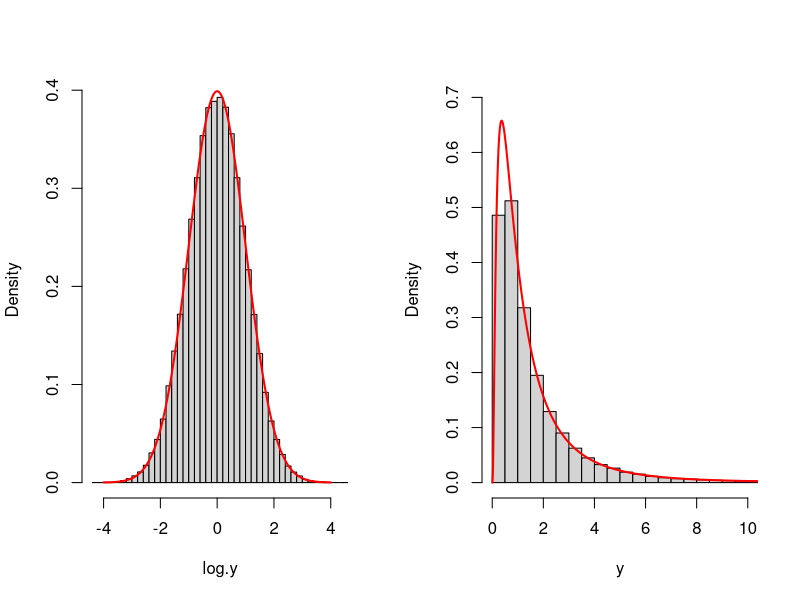
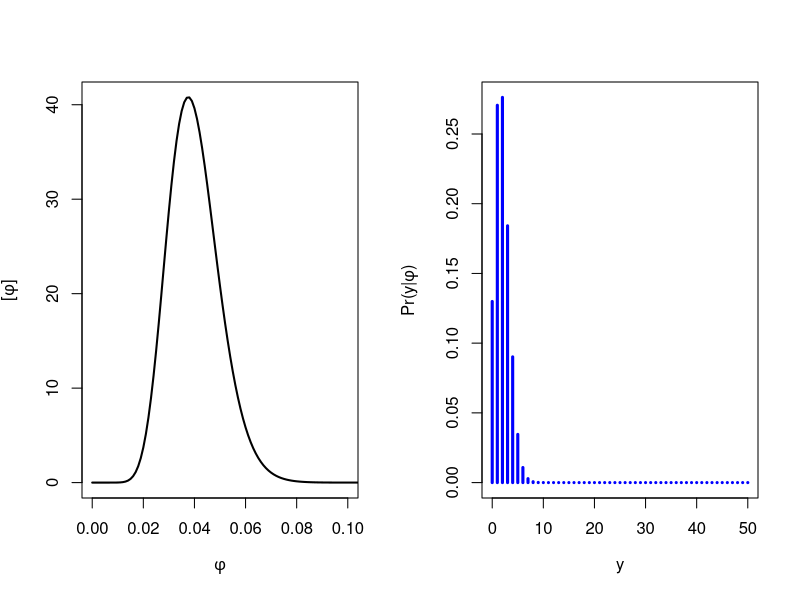
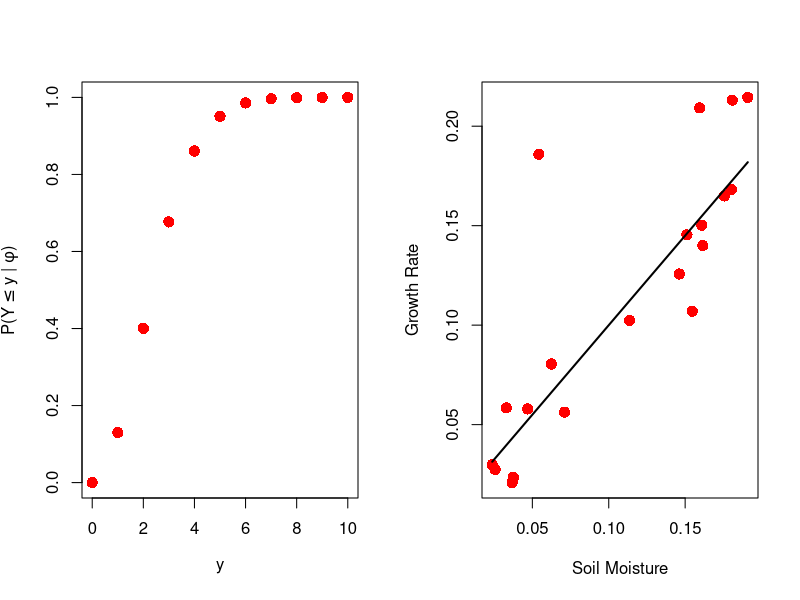
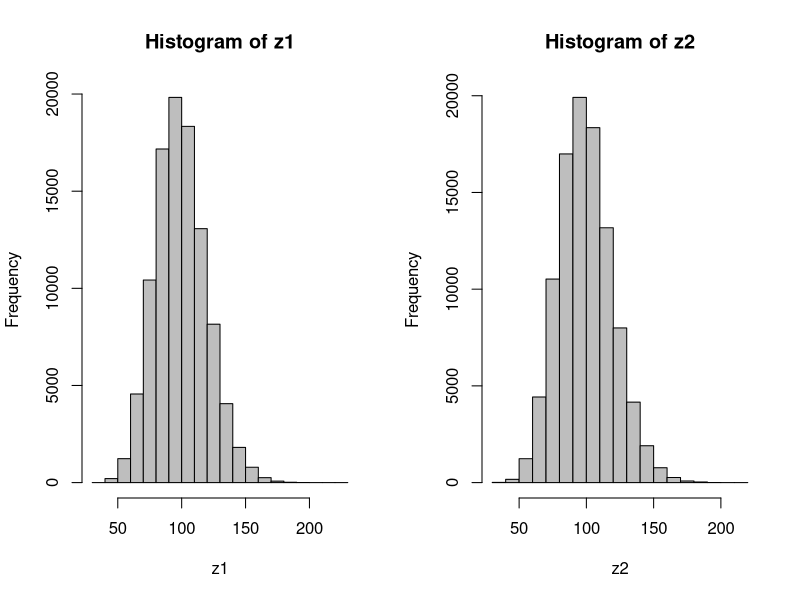

These figures' R source, in order:
## ---- chunk 1

library(knitr)

knitr::opts_chunk$set(cache = FALSE)

set.seed(10)

## ---- chunk 2
par(mfrow = c(1, 2))

mean.var <- 0
sd.var <- 1
n <- 100000
log.y <- rnorm(n, mean = mean.var, sd = sd.var)
hist(log.y, breaks = 50, prob = TRUE, main = "") 

x  <- seq(-4, 4, .01)
z <- dnorm(x, mean = mean.var, sd = sd.var)
lines(x, z, col = "red", lwd = 2)
y <- rlnorm(n, meanlog = mean.var, sdlog = sd.var)
hist(y, ylim = c(0, .7), breaks = 250, prob = TRUE, xlim = c(0, 10), main = "") 
x <- seq(0, 50, .01)
z <- dlnorm(x, meanlog = mean.var, sdlog = sd.var)
lines(x, z, col = "red", lwd = 2)
## ---- chunk 3
mean(log.y)

var(log.y)

(mean.y <- exp(mean.var + sd.var^2/2))

(mean(y))

(var.y <- (exp(sd.var^2) - 1) * exp(2 * mean.var + sd.var^2))

(var(y))

## ---- chunk 4
x <- 94 
mu <- 103
sd <- 23
shape <- mu**2/sd**2
rate <- mu/sd**2
dgamma(x, shape, rate)

q <- c(110, 90)
p.bound <- pgamma(q, shape, rate)
p.bound[1] - p.bound[2]
## ---- chunk 5
x <- 94 
mu <- 103
sd <- 23
alpha = log(mu) - 1/2 * log((sd^2+mu^2)/mu^2)
beta = sqrt(log((sd^2+mu^2)/mu^2))
dlnorm(x, alpha, beta)

#check the momment match
y.sim = rlnorm(100000, alpha, beta)
mean(y.sim)
sd(y.sim)
q <- c(110, 90)
p.bound <- plnorm(q, alpha, beta)
p.bound[1] - p.bound[2]
## ---- chunk 6
shapeit <- function(mu, sigma){
  a <- (mu^2 - mu^3 - mu * sigma^2)/sigma^2
  b <- (mu - 2 * mu^2 + mu^3 - sigma^2 + mu * sigma^2)/sigma^2
  shape_ps <- c(a, b)
  return(shape_ps)
}

betaParms <- shapeit(mu = .04, sigma = .01)
x <- seq(0, .2, .001)
y <- dbeta(x, betaParms[1], betaParms[2])

plot(x, y,type = 'l', ylab = expression(paste("[",phi,"]")), xlab = expression(phi), 
  xlim = c(0, 0.1), lwd = 2)
## ---- chunk 7
x <- 5
phi <- 0.04
n <- 50
dbinom(x = x, p = phi, size = n)
## ---- chunk 8
x <- seq(0, 50)
y <- dbinom(x = x, p = phi, size = n)
plot(x, y, type = 'h', ylab = expression(paste("Pr(y|",phi,")"),), xlab = expression(y), lwd = 3, col = "blue")
## ---- chunk 9
q <- 4
phi <- 0.04
n <- 50
(1 - pbinom(q = q, p = phi, size = n))
## ---- chunk 10
x <- seq(0, 10)
y <- pbinom(q = x-1, p = phi, size = n) # note -1 to represent "fewer"
plot(x, y, ylab = expression(paste("P(",Y <= y," | ",phi,")")), xlab = expression(y), 
  pch = 16, col = "red", cex = 1.5)
## ---- chunk 11
n <- 75
size <- 1
phi <- 0.04
(ySim <- rbinom(n = n, size = size, prob = phi))
## ---- chunk 12
x <- runif(20, 0.01, 0.2)
mu <- 0.01 + 0.9 * x
sigma <- 0.03
alpha <- mu^2/sigma^2
beta <- mu/sigma^2
y <- rgamma(length(x), alpha, beta)
plot(x, y, xlab = "Soil Moisture", ylab = "Growth Rate", pch = 16, col = "red", cex = 1.5)
lines(x, mu, lwd = 2)
## ---- chunk 13
n <- 100000
lambda <- 100
sigma2 <- 400
r <- lambda^2/(sigma2 - lambda)
z1 <- rnbinom(n, mu = lambda, size = r)
mean(z1)
var(z1)
## ---- chunk 14
n <- 100000
lambda <- 100
sigma2 <- 400
r <- lambda^2/(sigma2 - lambda)
phi <- r/(r + lambda)
z2 <- rnbinom(n, prob = phi ,size = r)
mean(z2)
var(z2)
## ---- chunk 15
par(mfrow = c(1, 2))
hist(z1, col = "gray")
hist(z2, col = "gray")
